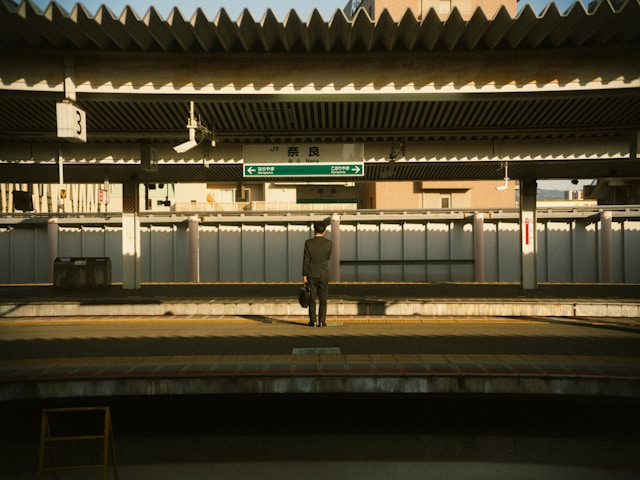
#> input picture kodepython/secret_image.jpg, 640 x 480 px
$ python testing_polar.py secret_image.jpg test_image2.png
#> lines starting #> are read from the running program, lines starting #| are printed output that depends on the picture
import cv2
import numpy as np
import matplotlib.pyplot as plt
from skimage.metrics import peak_signal_noise_ratio, structural_similarity
import sys

# Load secret image dan hasil ekstraksi dari parameter input
if len(sys.argv) != 3:
    raise ValueError("Gunakan: python testing_polar.py <path_secret_image> <path_extracted_image>")

secret_path = sys.argv[1]
extracted_path = sys.argv[2]

secret = cv2.imread(secret_path, cv2.IMREAD_GRAYSCALE)
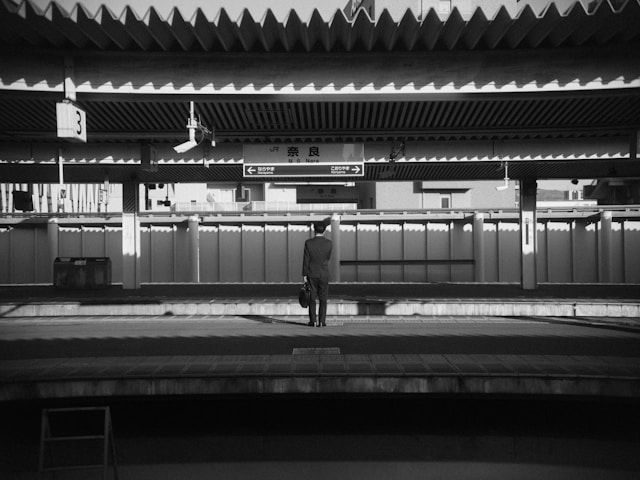
#> secret: shape (480, 640); min 0, max 252, mean 64.3
extracted = cv2.imread(extracted_path, cv2.IMREAD_GRAYSCALE)
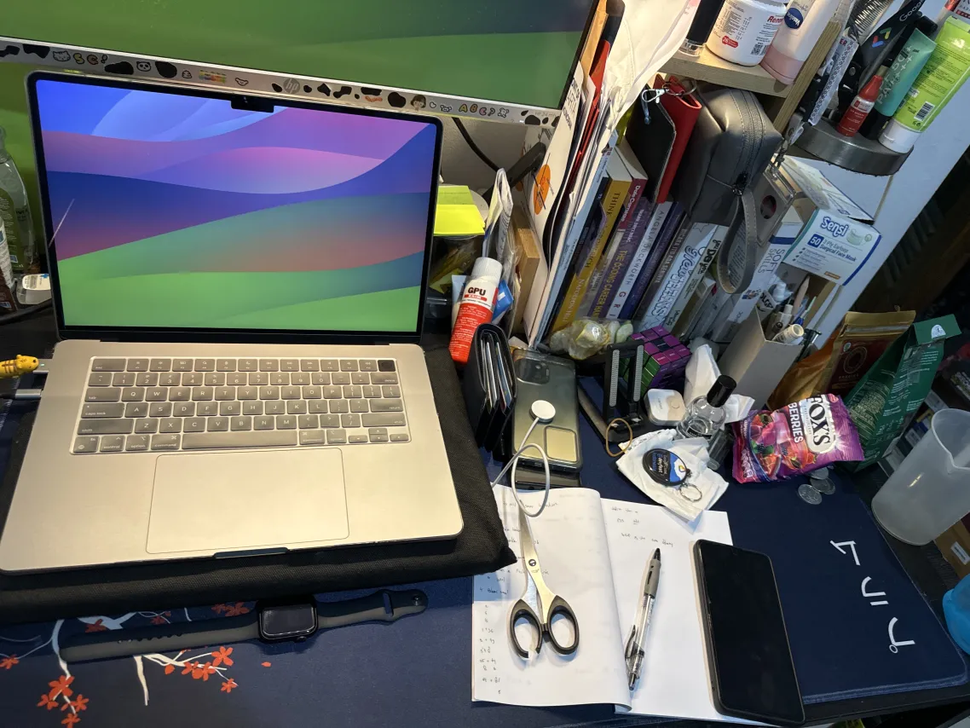
#> input picture kodepython/test_image2.png, 970 x 728 px, shrunk from 1138 x 854 before the run
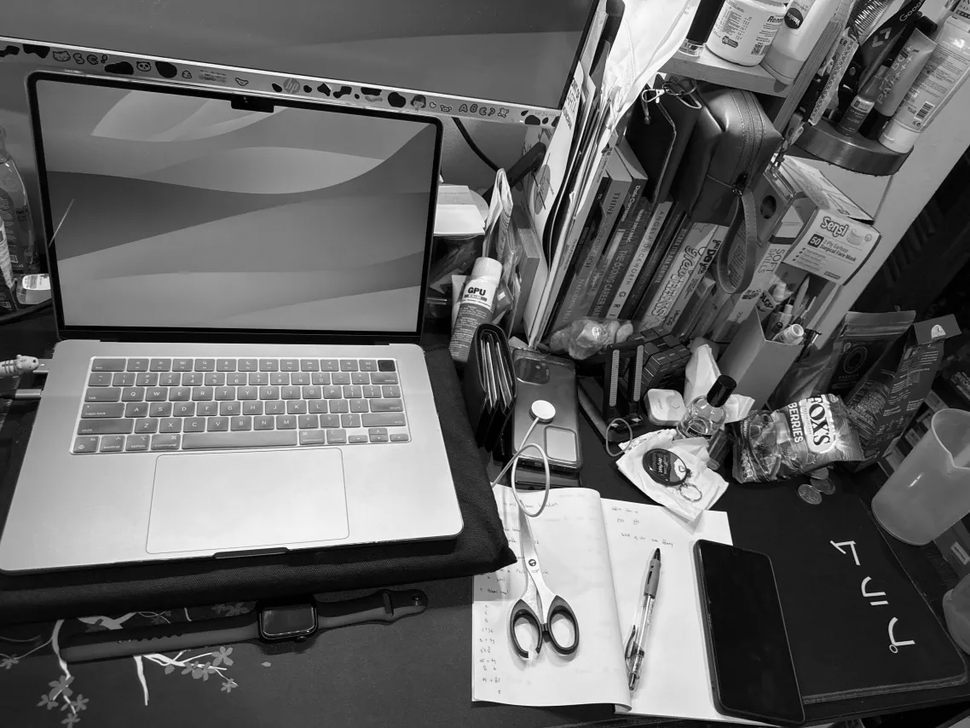
#> extracted: shape (728, 970); min 0, max 255, mean 100.6

if secret is None or extracted is None:
    raise ValueError("Gambar secret atau extracted tidak ditemukan!")

# Pastikan ukuran sama
if secret.shape != extracted.shape:
#> (the run stopped early here; a loop or call above may not have finished)
